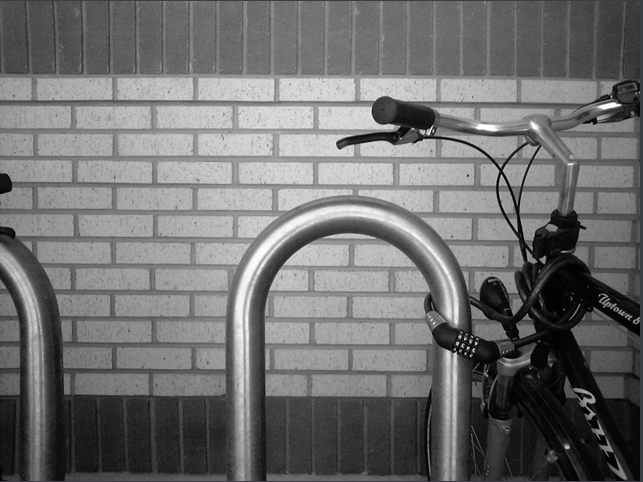
#> input picture original/screenshot.png, 643 x 482 px, found by its file name
$ python main.py
#> lines starting #> are read from the running program, lines starting #| are printed output that depends on the picture; after the words box and inside, x2 and y2 are one past the last pixel; in counts of white or black regions, pixels touching at a corner belong together
#> further down, original is the input picture: PIL image 643x482 RGB; mean R, G, B 111.8, 111.8, 111.8
### core/filtering.py
import numpy as np
from PIL import Image
from tqdm import tqdm


def median(original: Image.Image, core: list) -> Image.Image:
    width = original.size[0]
#> width = 643
    height = original.size[1]
#> height = 482
    core = np.array(core)
    # print(core)
    b = len(core)  # размер окна
    pix = np.array(original)
    new_image = np.copy(pix)

    for x in tqdm(range(int(b / 2), width - int(b / 2)), ascii=True, desc="median_filtering"):
        for y in range(int(b / 2), height - int(b / 2)):
            # индексы окна
            x1 = x - int(b / 2) if x - int(b / 2) > 0 else 0
            x2 = x + int(b / 2) if x + int(b / 2) < width - 1 else width - 1
            y1 = y - int(b / 2) if y - int(b / 2) > 0 else 0
            y2 = y + int(b / 2) if y + int(b / 2) < height - 1 else height - 1

            local_window: np.ndarray = pix[y1:y2 + 1, x1:x2 + 1, 0]
            local_window = local_window * core  # окно после умножения на коэф. ядра
            local_window[local_window > 255] = 255
            med = np.median(local_window)
            med = int(med)
            new_image[y, x] = med
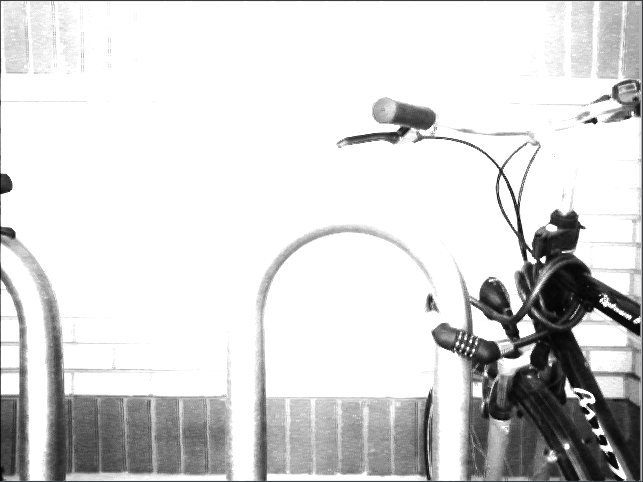
#> new_image: shape (482, 643, 3); mean R, G, B 216, 216.1, 216.1

    return Image.fromarray(new_image.astype(np.uint8)).convert("RGB")

### core/operations.py
import numpy as np
from PIL import Image


def XOR(image1:Image.Image, image2:Image.Image) -> Image.Image:
    width = image1.size[0]
#> width = 643
    height = image1.size[1]
#> height = 482
    pix1 = np.array(image1)
    pix2 = np.array(image2)

    new_image = np.zeros(shape=(height, width, 3))

    for x in range(width):
        for y in range(height):
            new_image[y, x] = [255, 255, 255] if (pix1[y, x, 0] or pix2[y, x, 0]) and (not pix1[y, x, 0] or not pix2[y, x, 0]) else [0, 0, 0]
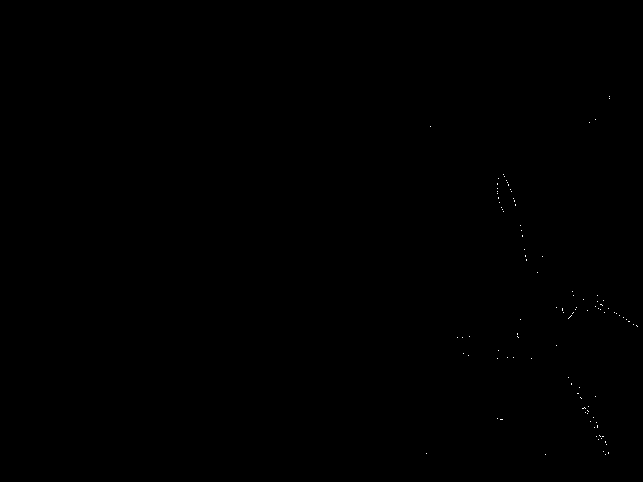
#> new_image: shape (482, 643, 3) float64; 0.05% white in thin lines or dots, all inside (x1, y1, x2, y2) = (426, 96, 638, 455)

    return Image.fromarray(new_image.astype(np.uint8)).convert("RGB")

### Lab2/code/main.py
from PIL import Image
import os.path

from core.filtering import median
from core.halftoning import halftone
from core.operations import XOR
from core.thresholding import kristian_threshold

filename = "screenshot.png"
B = 15
K = 0.2
# [8 lines of commented-out code are left out]

original = Image.open("../original/" + filename)

hill_core = \
    [[1, 2, 1],
     [2, 4, 2],
     [1, 2, 1]]
depression_core = \
    [[4, 2, 4],
     [3, 1, 3],
     [4, 2, 4]]

median_depression = median(original, depression_core)
median_depression.save("../res/median_depression_" + filename)
print("Done median_depression")

xor_depression = XOR(original, median_depression)
xor_depression.save("../res/xor_depression_" + filename)
print("Done XOR median_depression")

median_hill = median(original, hill_core)
#> after the loop in median (call 2), `for x in tqdm(range(int(b / 2), width - int(b / 2)), ascii=True, desc=..`:
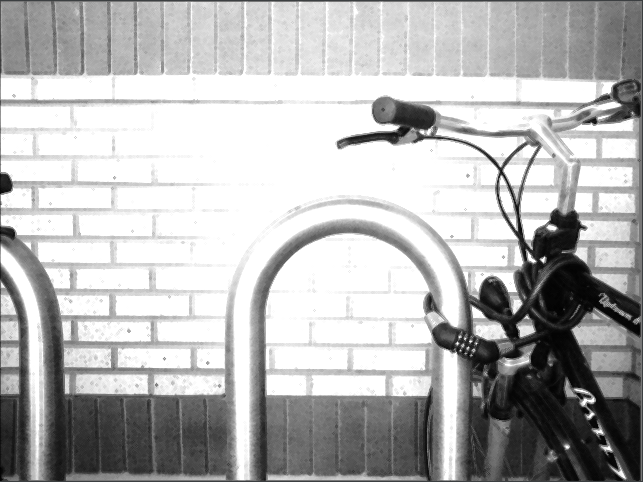
#> new_image: shape (482, 643, 3); mean R, G, B 182.1, 182.1, 182.1
median_hill.save("../res/median_hill_" + filename)
print("Done median_hill")

xor_hill = XOR(original, median_hill)
xor_hill.save("../res/xor_hill_" + filename)
print("Done XOR median_hill")

xor = XOR(median_depression, median_hill)
#> after the loop in XOR (call 3), `for x in range(width):`: new_image: shape (482, 643, 3) float64; every value is 0
#> in XOR (call 3), `return Image.fromarray(new_image.astype(np.uint8)).convert("RGB")`: returned value: PIL image 643x482 RGB; every value is 0
xor.save("../res/xor_hill_depression_" + filename)
print("Done XOR hill_depression")
